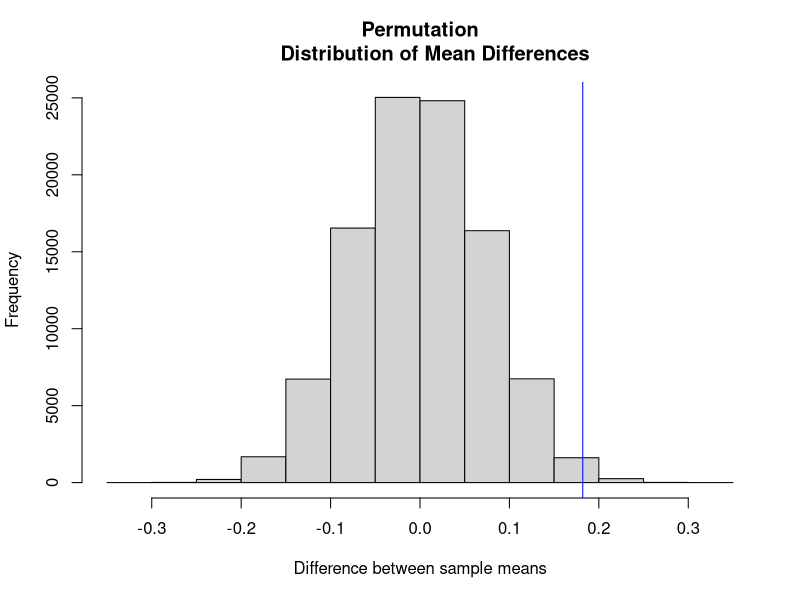

Write the R code that produced this figure.
# Purpose: Compute power of hypothesis testing
# for difference between two means using both
# assymptotic and exact tests.
# Data Started: Sunday, March 31, 2019

# Sample sizes
n1 = 15
n2 = 20
alpha = 0.05

# Seed
set.seed(21283)

# Generate samples
X1 = rbeta(n1, 2, 5)
X2 = rbeta(n2, 3, 3)

# Store full data in vector
y = c(X1,X2)

# Degrees of freedom
df = n1 + n2 - 2

# Pooled variance
pool_var = ((n1-1)*var(X1) + (n2-1)*var(X2))/(n1 + n2 - 2)

# Sample difference
sample_diff = mean(X2)-mean(X1)

# t - statistics and critical vaue
tstat = (sample_diff)/sqrt(pool_var*(1/n1 + 1/n2))
tcv = abs(qt(alpha/2, df))

# Rejection region
reject = tstat > tcv

# Draw mean difference realizations from pemutation distribution
nsim = 100000
diff_mean = numeric(nsim)

# Each itteration is a draw from permutaiton distribution of mean differences
for(i in 1:nsim){
  # Randomly select two groups from full data list
  x1 = sample(y, n1)
  x2 = setdiff(y, x1)
  diff_mean[i] = mean(x2) - mean(x1)
}

# Compute exact appprox pvalue
mean(diff_mean >= sample_diff)

# Illustrating the pvalue
hist(diff_mean, breaks=seq(-0.35, 0.35, 0.05), main="Permutation
     Distribution of Mean Differences", xlab="Difference between sample means",
     ylab="Frequency")
abline(v=sample_diff, col="blue")
